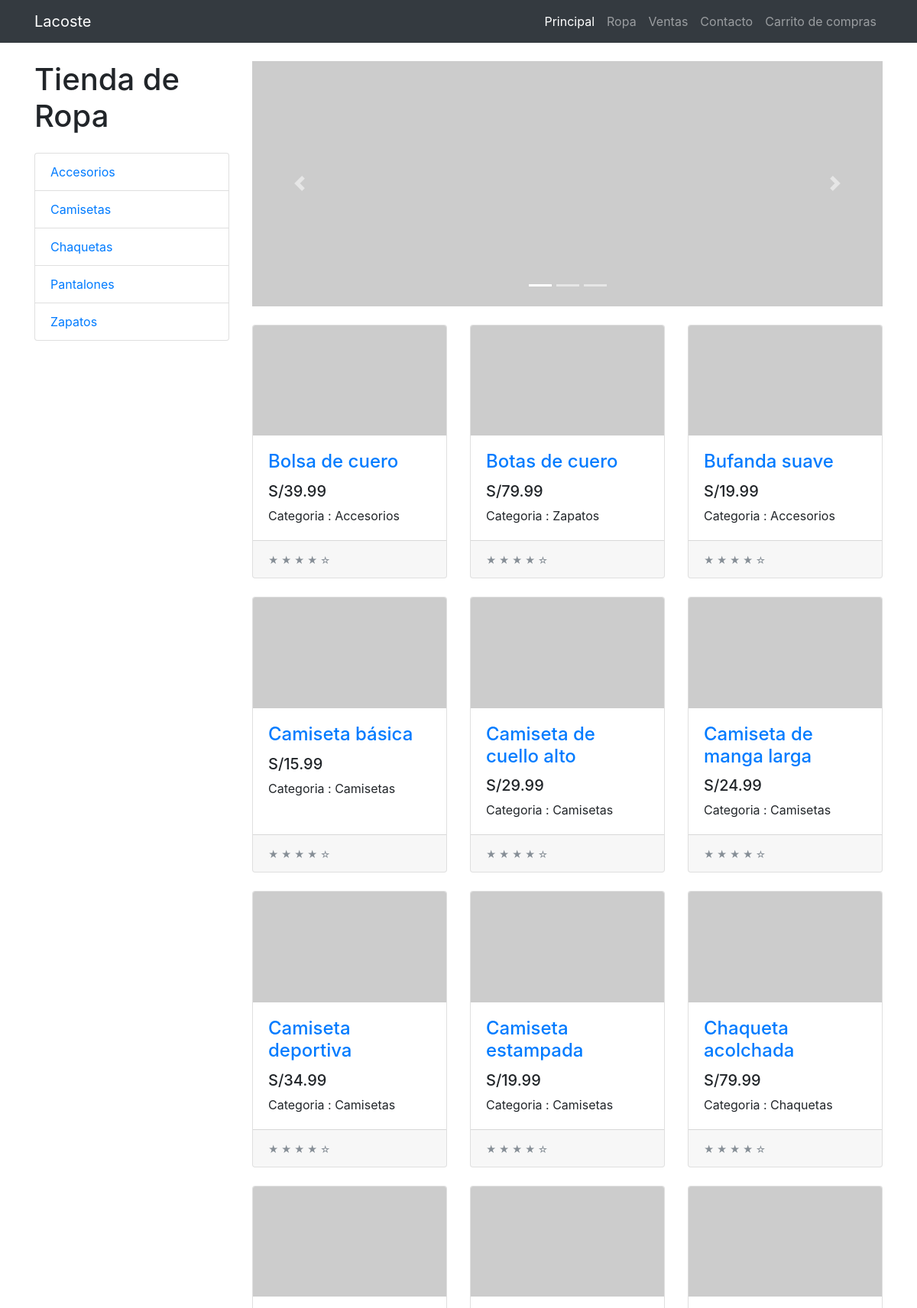
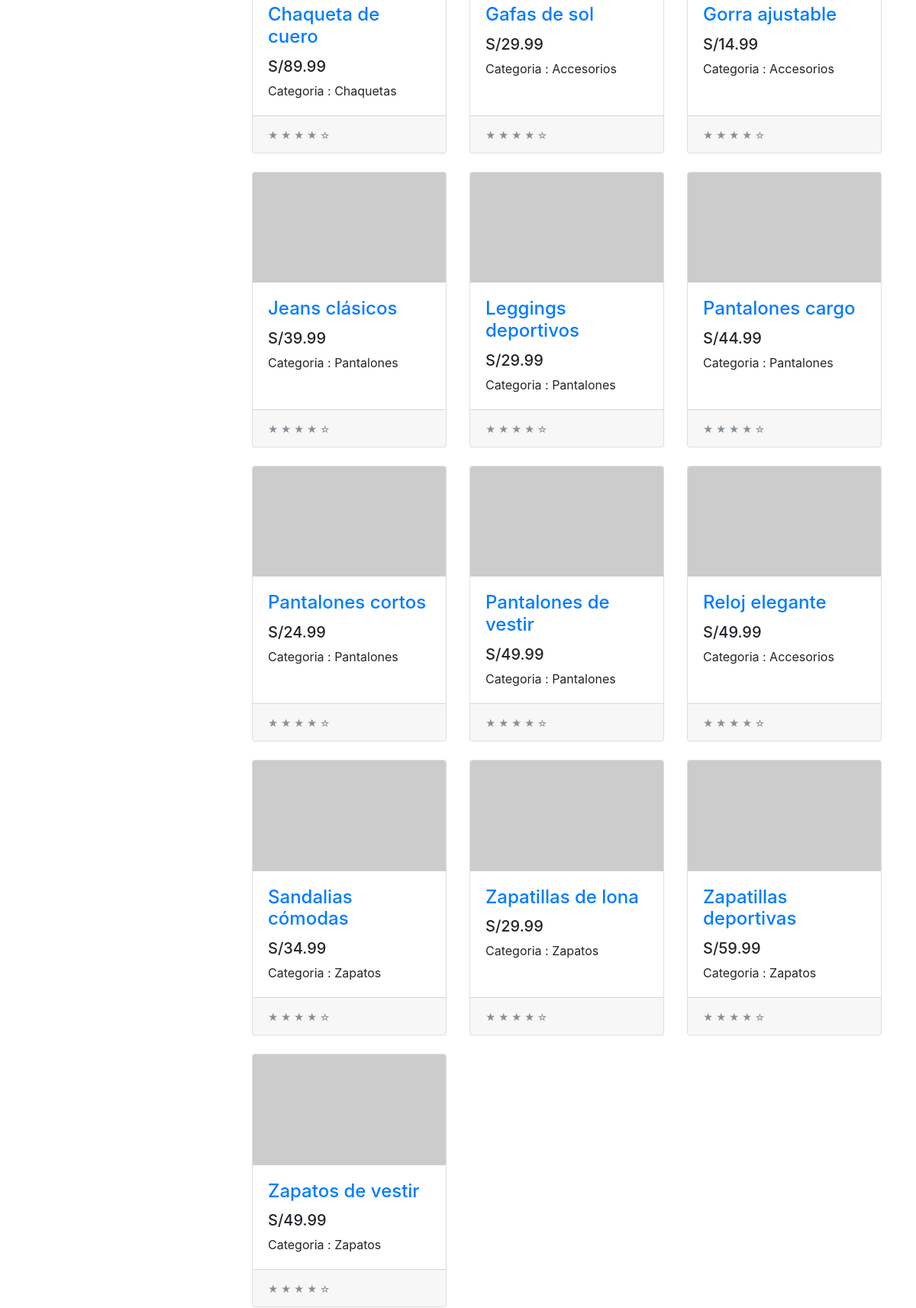
The app's page /tienda/ (upper part) with its own data (2 pictures, top to bottom).
### tienda/models.py (models this page shows, shortened)
class Categoria(models.Model):
    nombre = models.CharField(max_length=100)
    pub_date = models.DateTimeField("Fecha de registro",auto_now=True)

class Producto(models.Model):
    categoria = models.ForeignKey(Categoria,on_delete=models.CASCADE)
    nombre = models.CharField(max_length=200)
    precio = models.DecimalField(max_digits=6,decimal_places=2)
    stock = models.IntegerField(default=0)
    imagen = models.ImageField(upload_to='productos/', null=True, blank=True) ## python -m pip install Pillow
    pub_date = models.DateTimeField("Fecha de registro")

### tienda/views.py (the view)
# urls.py: path('',views.index, name="index"),
def index(request):
    product_list = Producto.objects.order_by('nombre')
    categorias = Categoria.objects.order_by('nombre')
    context = {
        'product_list' : product_list,
        'categorias' : categorias,
    }
    return render(request,'index.html',context)

### tienda/templates/index.html (shortened to what this page needs)
{% extends "layout.html" %}
{% block categoria %}
<div class="col-lg-3">
  <h1 class="my-4">Tienda de Ropa</h1>
  <div class="list-group">
    {% for categoria in categorias  %}
    <a href="#" class="list-group-item">{{categoria.nombre}}</a>
    {% endfor %}
  </div>
</div>
{% endblock categoria %}
{% block content %}
<div id="carouselExampleIndicators" class="carousel slide my-4" data-ride="carousel">
  <ol class="carousel-indicators">
    <li data-target="#carouselExampleIndicators" data-slide-to="0" class="active"></li>
    <li data-target="#carouselExampleIndicators" data-slide-to="1"></li>
    <li data-target="#carouselExampleIndicators" data-slide-to="2"></li>
  </ol>
  <div class="carousel-inner" role="listbox">
    <div class="carousel-item active">
      <img class="d-block img-fluid" src="http://placehold.it/900x350" alt="First slide">
    </div>
  </div>
  <a class="carousel-control-prev" href="#carouselExampleIndicators" role="button" data-slide="prev">
    <span class="carousel-control-prev-icon" aria-hidden="true"></span>
  </a>
  <a class="carousel-control-next" href="#carouselExampleIndicators" role="button" data-slide="next">
    <span class="carousel-control-next-icon" aria-hidden="true"></span>
  </a>
</div>
<div class="row">
  {% for prod in product_list %}
  <div class="col-lg-4 col-md-6 mb-4">
    <div class="card h-100">
      <a href="producto/{{prod.id}}"><img class="card-img-top" src="http://placehold.it/700x400" alt=""></a>
      <div class="card-body">
        <h4 class="card-title">
          <a href="producto/{{prod.id}}">{{prod.nombre}}</a>
        </h4>
        <h5>S/{{prod.precio}}</h5>
        <p class="card-text">Categoria : {{prod.categoria.nombre}}</p>
      </div>
      <div class="card-footer">
        <small class="text-muted">&#9733; &#9733; &#9733; &#9733; &#9734;</small>
      </div>
    </div>
  </div>
  {% endfor %}
</div>
{% endblock content %}

### tienda/templates/layout.html (shortened to what this page needs)
{% load static %}
<!DOCTYPE html>
<html lang="en">
  <head>
    <link href="{% static 'vendor/bootstrap/css/bootstrap.min.css' %}" rel="stylesheet">
    <link href="{% static 'css/shop.css' %}" rel="stylesheet">
  </head>
  <body>
    <nav class="navbar navbar-expand-lg navbar-dark bg-dark fixed-top">
      <div class="container">
        <a class="navbar-brand" href="#">Lacoste</a>
        <div class="collapse navbar-collapse" id="navbarResponsive">
          <ul class="navbar-nav ml-auto">
            <li class="nav-item active">
              <a class="nav-link" href="#">Principal
              </a>
            </li>
            <li class="nav-item">
              <a class="nav-link" href="#">Ropa</a>
            </li>
            <li class="nav-item">
              <a class="nav-link" href="#">Ventas</a>
            </li>
            <li class="nav-item">
              <a class="nav-link" href="#">Contacto</a>
            </li>
            <li class="nav-item">
              <a class="nav-link" href="#"><span>Carrito de compras</span></a>
            </li>
          </ul>
        </div>
      </div>
    </nav>
    <div class="container">
      <div class="row">
        {% block categoria %}{% endblock categoria%}
        <div class="col-lg-9">
          {% block content %}{% endblock content %}
        </div>
      </div>
    </div>
  </body>
</html>

### tienda/static/css/shop.css (style rules this page uses)
body { padding-top: 54px; }
@media (min-width: 992px) { body { padding-top: 56px; } }

### records on screen
Categoria: nombre "Accesorios"
Categoria: nombre "Camisetas"
Categoria: nombre "Chaquetas"
Categoria: nombre "Pantalones"
Categoria: nombre "Zapatos"
Producto: nombre "Bolsa de cuero", precio "39.99", categoria.nombre "Accesorios"
Producto: nombre "Botas de cuero", precio "79.99", categoria.nombre "Zapatos"
Producto: nombre "Bufanda suave", precio "19.99", categoria.nombre "Accesorios"
Producto: nombre "Camiseta básica", precio "15.99", categoria.nombre "Camisetas"
Producto: nombre "Camiseta de cuello alto", precio "29.99", categoria.nombre "Camisetas"
Producto: nombre "Camiseta de manga larga", precio "24.99", categoria.nombre "Camisetas"
Producto: nombre "Camiseta deportiva", precio "34.99", categoria.nombre "Camisetas"
Producto: nombre "Camiseta estampada", precio "19.99", categoria.nombre "Camisetas"
Producto: nombre "Chaqueta acolchada", precio "79.99", categoria.nombre "Chaquetas"
Producto: nombre "Chaqueta de cuero", precio "89.99", categoria.nombre "Chaquetas"
Producto: nombre "Gafas de sol", precio "29.99", categoria.nombre "Accesorios"
Producto: nombre "Gorra ajustable", precio "14.99", categoria.nombre "Accesorios"
Producto: nombre "Jeans clásicos", precio "39.99", categoria.nombre "Pantalones"
Producto: nombre "Leggings deportivos", precio "29.99", categoria.nombre "Pantalones"
Producto: nombre "Pantalones cargo", precio "44.99", categoria.nombre "Pantalones"
Producto: nombre "Pantalones cortos", precio "24.99", categoria.nombre "Pantalones"
Producto: nombre "Pantalones de vestir", precio "49.99", categoria.nombre "Pantalones"
Producto: nombre "Reloj elegante", precio "49.99", categoria.nombre "Accesorios"
Producto: nombre "Sandalias cómodas", precio "34.99", categoria.nombre "Zapatos"
Producto: nombre "Zapatillas de lona", precio "29.99", categoria.nombre "Zapatos"
Producto: nombre "Zapatillas deportivas", precio "59.99", categoria.nombre "Zapatos"
Producto: nombre "Zapatos de vestir", precio "49.99", categoria.nombre "Zapatos"
